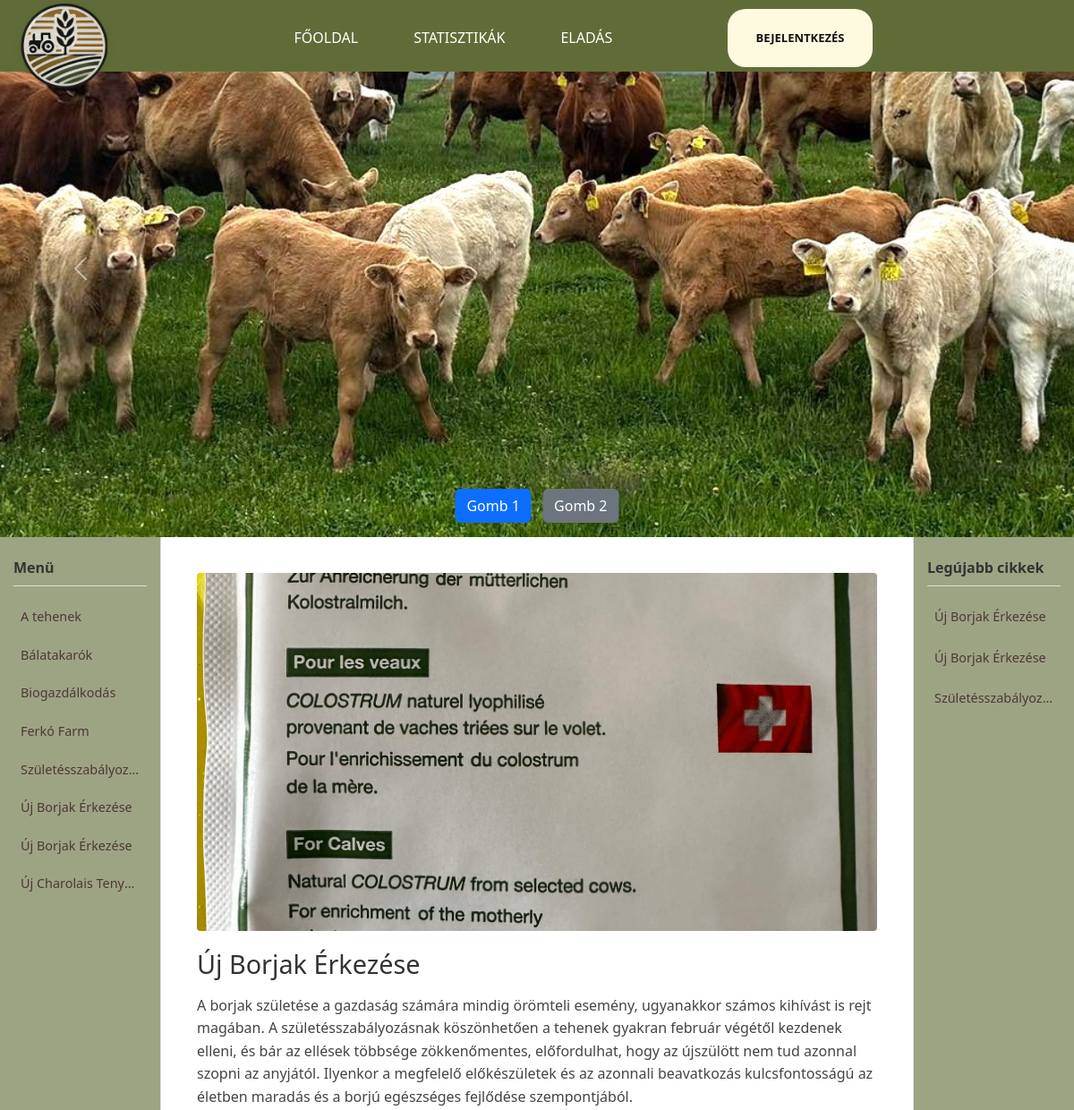
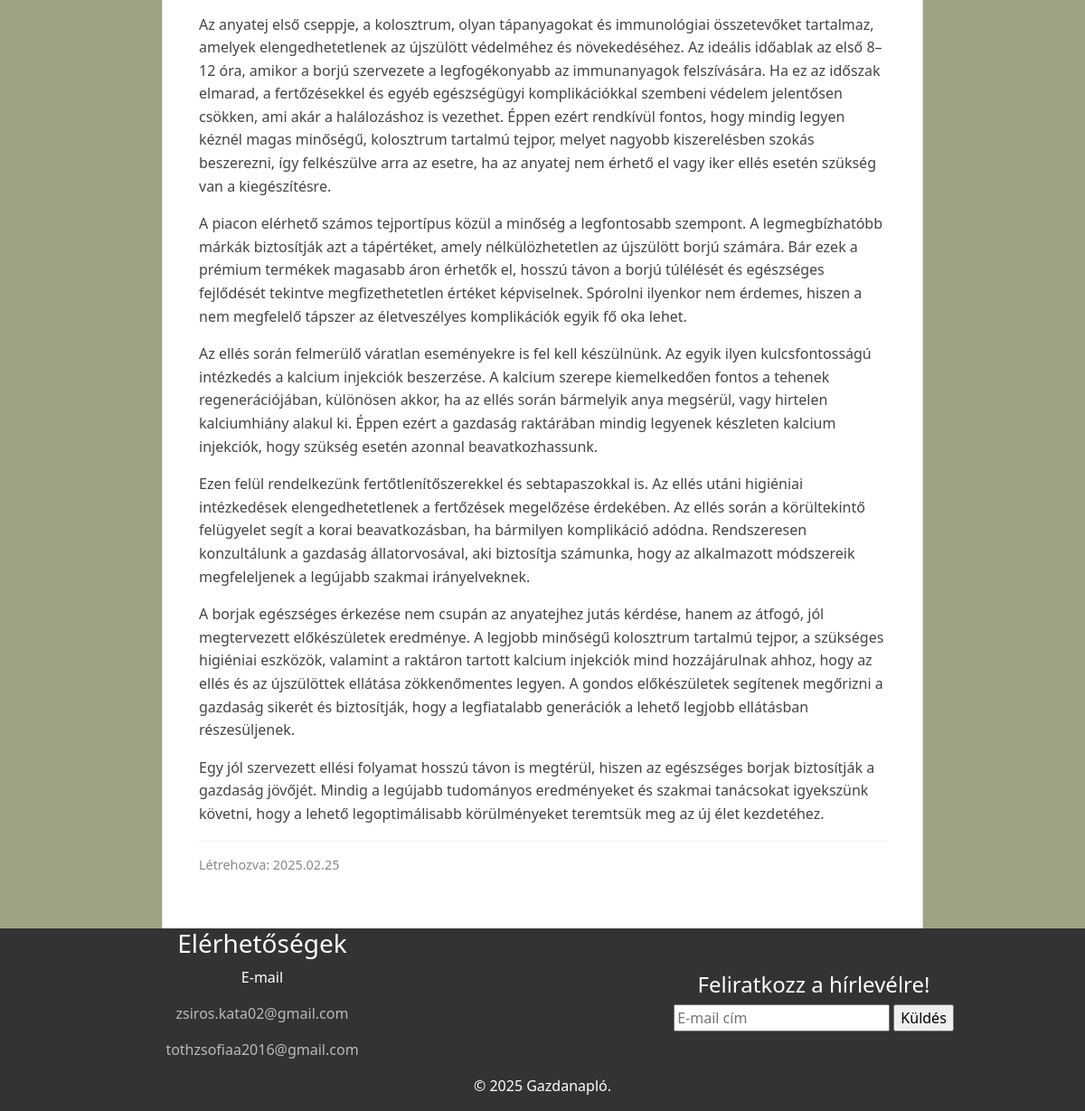
The page / on the database its author committed (2 pictures, top to bottom).
### tables this page shows
CREATE TABLE `news` (
  `id` tinyint(4) NOT NULL,
  `alias` varchar(32) DEFAULT NULL,
  `ordering` tinyint(4) DEFAULT NULL,
  `nav_name` varchar(32) DEFAULT NULL,
  `content` text DEFAULT NULL,
  `img` varchar(255) DEFAULT NULL,
  `creation` datetime DEFAULT NULL,
  `updating` datetime DEFAULT NULL,
  `description` text DEFAULT NULL,
  `keywords` text DEFAULT NULL,
  `states` tinyint(4) DEFAULT NULL
);

### index.php (the view, shortened to what this page needs)
<?php
require_once("connect.php");
$sql = "SELECT id, alias, nav_name FROM news WHERE states = 1 ORDER BY nav_name ASC";
$result = mysqli_query($dbconn, $sql);
$menu_items = [];
while ($row = mysqli_fetch_assoc($result)) {
    $menu_items[] = $row;
}
$sql = "SELECT * FROM news WHERE states = 1 ORDER BY creation DESC";
$result = mysqli_query($dbconn, $sql);
$articles = mysqli_fetch_all($result, MYSQLI_ASSOC);
$newest_sql = "SELECT * FROM news WHERE states = 1 ORDER BY creation DESC LIMIT 3";
$newest_result = mysqli_query($dbconn, $newest_sql);
$newest_articles = mysqli_fetch_all($newest_result, MYSQLI_ASSOC);
?>
<!DOCTYPE html>
<html lang="hu">
<?php
include 'main/head.php';
?>
<body>
    <?php include 'main/nav.php'; ?>
    <div id="carouselExampleAutoplaying" class="carousel slide" data-bs-ride="carousel">
    <div class="carousel-inner position-relative">
        <div class="carousel-item active">
            <img src="cowPicture/slider/header01.jpg" class="d-block w-100" alt="Slider 1">
        </div>
    </div>
    <button class="carousel-control-prev" type="button" data-bs-target="#carouselExampleAutoplaying" data-bs-slide="prev">
        <span class="carousel-control-prev-icon" aria-hidden="true"></span>
    </button>
    <button class="carousel-control-next" type="button" data-bs-target="#carouselExampleAutoplaying" data-bs-slide="next">
        <span class="carousel-control-next-icon" aria-hidden="true"></span>
    </button>
    <div class="position-absolute bottom-0 start-50 translate-middle-x mb-3">
        <button class="btn btn-primary me-2">Gomb 1</button>
        <button class="btn btn-secondary">Gomb 2</button>
    </div>
</div>
   <?php $alias = isset($_GET['alias']) ? $_GET['alias'] : null; ?>
    <div class="container">
        <div class="row">
            <div class="col-3">
                <div class="menu">
                    <h5>Menü</h5>
                    <?php foreach($menu_items as $item): ?>
                        <a href="?alias=<?php echo htmlspecialchars($item['alias']); ?>"
                        class="<?php echo ($alias === $item['alias']) ? 'active-article' : ''; ?>">
                            <?php echo htmlspecialchars($item['nav_name']); ?>
                        </a>
                    <?php endforeach; ?>
                </div>
            </div>
            <div class="col-6">
                <?php
                $alias = isset($_GET['alias']) ? $_GET['alias'] : null;
                if ($alias) {
                    $sql = "SELECT * FROM news WHERE alias = '" . mysqli_real_escape_string($dbconn, $alias) . "' AND states = 1 LIMIT 1";
                    $result = mysqli_query($dbconn, $sql);
                    $article = mysqli_fetch_assoc($result);
                    if ($article): ?>
                        <div class="article-card">
                            <?php if(!empty($article['img'])): ?>
                                <img src="<?php echo htmlspecialchars($article['img']); ?>" class="article-image" alt="<?php echo htmlspecialchars($article['nav_name']); ?>">
                            <?php endif; ?>
                            <h2><?php echo htmlspecialchars($article['nav_name']); ?></h2>
                            <p><?php echo $article['content']; ?></p>
                            <div class="text-muted mt-3">
                                Létrehozva: <?php echo date('Y.m.d', strtotime($article['creation'])); ?>
                            </div>
                        </div>
                    <?php endif;
                } else {
                    if (!empty($articles)):
                        $article = $articles[0]; ?>
                        <div class="article-card">
                            <?php if(!empty($article['img'])): ?>
                                <img src="<?php echo htmlspecialchars($article['img']); ?>" class="article-image" alt="<?php echo htmlspecialchars($article['nav_name']); ?>">
                            <?php endif; ?>
                            <h2><?php echo htmlspecialchars($article['nav_name']); ?></h2>
                            <p><?php echo $article['content']; ?></p>
                            <div class="text-muted mt-3">
                                Létrehozva: <?php echo date('Y.m.d', strtotime($article['creation'])); ?>
                            </div>
                        </div>
                    <?php endif;
                }
                ?>
            </div>
            <div class="sidebar">
                <div class="menu">
                    <h5>Legújabb cikkek</h5>
                    <ul>
                        <?php foreach($newest_articles as $news): ?>
                            <li>
                                <a href="?alias=<?php echo htmlspecialchars($news['alias']); ?>" class="<?php echo ($alias === $news['alias']) ? 'active-article' : ''; ?>">
                                    <?php echo htmlspecialchars($news['nav_name']); ?>
                                </a>
                            </li>
                        <?php endforeach; ?>
                    </ul>
                </div>
            </div>
        </div>
    </div>
    <footer>
        <?php include 'main/footer.php'; ?>
    </footer>
</body>
</html>

### css/footer.css (style rules this page uses)
html, body { height: 100%; margin: 0; display: flex; flex-direction: column; }
footer { width: 100%; background-color: #333; color: white; text-align: center; }
.container { display: grid; grid-template-columns: repeat(2, 1fr); }

### css/nav.css (style rules this page uses)
body { font-family: system-ui, -apple-system, BlinkMacSystemFont, 'Segoe UI', Roboto, Oxygen, Ubuntu, Cantarell, 'Open Sans', 'Helvetica Neue', sans-serif; background-color: #fefae0; padding-top: 80px; }

### css/pages/indexpage.css (style rules this page uses)
body, html { margin: 0; padding: 0; width: 100%; height: 100%; overflow-x: hidden; }
.carousel-item { position: relative; display: none; float: left; width: 100%; margin-right: -100%; -webkit-backface-visibility: hidden; backface-visibility: hidden; transition: transform .5s ease-in-out !important; }
.container { width: 100vw; max-width: 100vw; margin: 0; padding: 0; }
.row { display: flex; width: 100vw; margin: 0; padding: 0; gap: 0; }
.carousel { width: 100vw; margin: 0; padding: 0; }
.carousel-item img { width: 100vw; height: 600px; object-fit: cover; }
.col-3 { width: 15%; padding: 15px; border-right: 1px solid #ddd; background-color: #606c389d; }
.col-6 { width: 70%; padding: 20px; }
.sidebar { width: 15%; padding: 15px; border-left: 1px solid #ddd; background-color: #606c389d; }
.menu { padding: 10px 0; }
.menu h5 { color: #333; padding-bottom: 10px; margin-bottom: 15px; border-bottom: 1px solid #ddd; font-weight: 600; font-size: 1rem; }
.menu a { display: block; padding: 8px; text-decoration: none; color: #4e3737; border-radius: 5px; margin-bottom: 5px; transition: all 0.3s ease; font-size: 0.9rem; white-space: nowrap; overflow: hidden; text-overflow: ellipsis; }
.article-card { padding: 20px; margin-bottom: 20px; border-radius: 8px; background-color: rgba(255, 255, 255, 0.1); }
.article-card h2 { color: #333; margin-bottom: 15px; font-size: 1.8rem; }
.article-card p { color: #444; line-height: 1.6; }
.article-image { width: 100%; max-height: 400px; object-fit: cover; margin-bottom: 20px; border-radius: 4px; }
.sidebar .menu ul { list-style: none; padding: 0; margin: 0; }
.sidebar .menu li { margin-bottom: 8px; }
.sidebar .menu li a { padding: 8px; display: block; border-radius: 5px; font-size: 0.9rem; white-space: nowrap; overflow: hidden; text-overflow: ellipsis; }
.text-muted { color: #888 !important; font-size: 0.9rem; margin-top: 15px; padding-top: 15px; border-top: 1px solid #eee; }
.article-card { animation: fadeIn 0.5s ease-out; }

### rows shown on the page
news: nav_name "A tehenek"
news: nav_name "Bálatakarók"
news: nav_name "Biogazdálkodás"
news: nav_name "Ferkó Farm"
news: nav_name "Születésszabályoz…"
news: nav_name "Új Borjak Érkezése"
news: nav_name "Új Borjak Érkezése", img (picture), content "A borjak születése a gazdaság számára mindig örömteli esemény, ugyanakkor számos kihívást is rejt magában. A születésszabályozásnak köszönhetően a tehenek gyakran február végétől kezdenek elleni, és bár az ellések többsége zökkenőmentes, előfordulhat, hogy az újszülött nem tud azonnal szopni az anyjától. Ilyenkor a megfelelő előkészületek és az azonnali beavatkozás kulcsfontosságú az életben maradás és a borjú egészséges fejlődése szempontjából. Az anyatej első cseppje, a kolosztrum, olyan tápanyagokat és immunológiai összetevőket tartalmaz, amelyek elengedhetetlenek az újszülött védelméhez és növekedéséhez. Az ideális időablak az első 8–12 óra, amikor a borjú szervezete a legfogékonyabb az…", creation "2025.02.25"
news: nav_name "Új Charolais Teny…"
